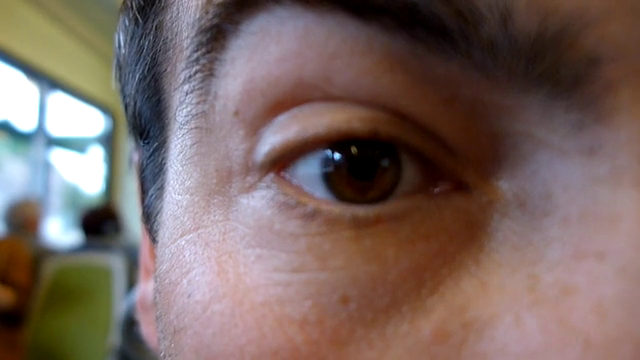
#> input picture frame 15 of 11Alistirmalar_1/eye_motion.mp4.mp4, 640 x 360 px, given in place of the camera
$ python findDistance.py   (older library calls are emulated)
#> lines starting #> are read from the running program, lines starting #| are printed output that depends on the picture
from imutils import paths
import numpy as np
import argparse
import imutils
import cv2

#Söz yapıcam.
def looping_image(video):
#> called with video = 0
    cap= cv2.VideoCapture(video)
    fileName= "C:/Users/yusuf/Desktop/YAZEM/YAZEM_goruntuIsleme_/OPENCV_SITE/Detection/image"

    while True:
        ret,frame=cap.read()
#> frame is the input picture: shape (360, 640, 3); mean B, G, R 97.9, 102.8, 121.2
        frame=cv2.resize(frame,(640,480))
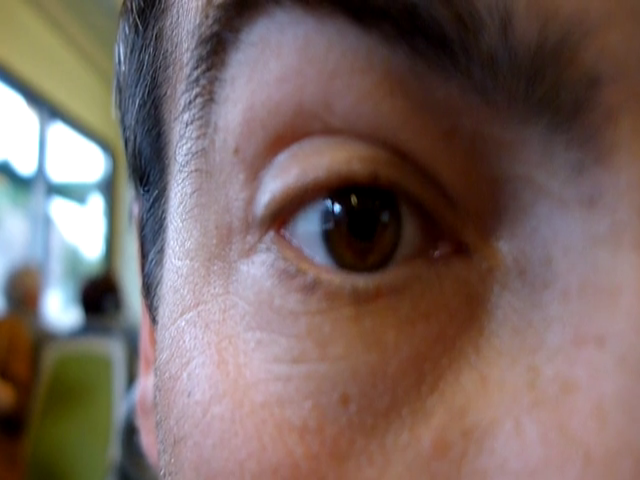
#> frame: shape (480, 640, 3); mean B, G, R 97.9, 102.8, 121.2
        frame=cv2.flip(frame,1)
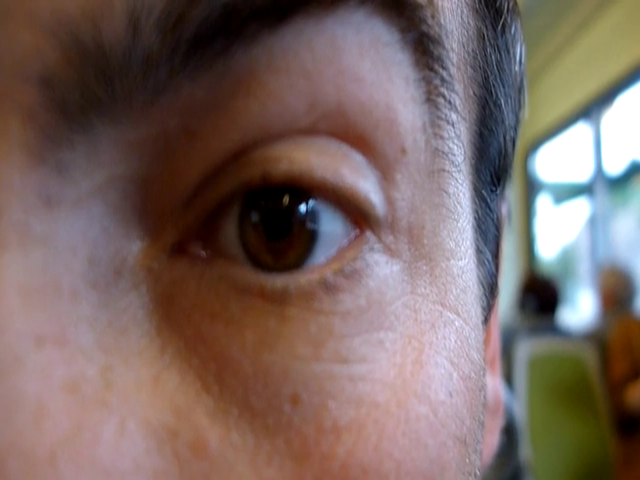
#> frame: shape (480, 640, 3); mean B, G, R 97.9, 102.8, 121.2

        if cv2.waitKey(27) & 0xFF == ord('q'):
#> (key q is pressed here)
            break

        if cv2.waitKey(27) & 0xFF == ord('s'):
            cv2.imwrite(fileName+str(i)+".jpg",frame)
            i+=1

    return frame


def find_marker(image):
    #şuan bu fonksiyonu gri ekrana ve kenarlarını bulmak için yazdım.
    gray= cv2.cvtColor(image,cv2.COLOR_BGR2GRAY) #griye çevirdim.
    gray=cv2.GaussianBlur(gray,(5,5),0) #blur'u yaptım.
    edged=cv2.Canny(gray,35,125) #kenarları bulmak için canny'ı yaptım.

    #şimde de contour'ları bulalım..
    cnts=cv2.findContours(edged.copy(),cv2.RETR_LIST,cv2.CHAIN_APPROX_SIMPLE) #contour'ları bulmak için contour'larının yerini belirttim.
    cnts=imutils.grab_contours(cnts) #contour'larının yerini belirttim.
    c=max(cnts,key=cv2.contourArea) #contour'larının en büyük alanını bulmak için max fonksiyonu kullandım.

    return cv2.minAreaRect(c) #en büyük alanının döndürdüğü değeri döndürüyorum.

def distance_to_camera(knownWidth, focalLength, perWidth):
    # kameraya ekrana yazdırılacak olan genişliği bulma
    return (knownWidth * focalLength) / perWidth

KNOWN_DISTANCE = 24.0

KNOWN_WIDTH = 11.0

#kameranızdan 2 fit uzakta olduğu bilinen bir nesneyi içeren ilk görüntüyü yükleyin, ardından görüntüdeki kağıt işaretçisini bulun ve odak uzunluğunu başlatı
image= looping_image(0)
cv2.imshow("s",image)
cv2.waitKey(0)

for imagePath in sorted(paths.list_images("image")):#sorted fonksiyonu ile images klasöründeki resimleri sıraladım.
    marker = find_marker(image) #find_marker fonksiyonunu çağırdım.
    #marker= np.int32(marker) # int32'e çevirdim dataype'ını değiştirdim.
    focalLength = (marker[1][0] * KNOWN_DISTANCE) / KNOWN_WIDTH #focalLength'ı bulma
    image = cv2.imread(imagePath) #imagePath'i okuyup image'e atadım.
    marker = find_marker(image)
    inches = distance_to_camera(KNOWN_WIDTH,focalLength,marker[1][0]) #inches'ı bulma

    box=cv2.boxPoints(marker) if imutils.is_cv2() else cv2.boxPoints(marker) #box'ı bulma

    box=np.int0(box) #int0'e çevirdim dataype'ını değiştirdim.

    cv2.drawContours(image, [marker], -1, (0, 255, 0), 2)
    cv2.putText(image, "%.2fft" % (inches / 12),
        (image.shape[1] - 200, image.shape[0] - 20), cv2.FONT_HERSHEY_SIMPLEX,2.0, (0, 255, 0), 3)
    cv2.imshow("image", image)
    cv2.waitKey(0)

$ run again, starting later in the video
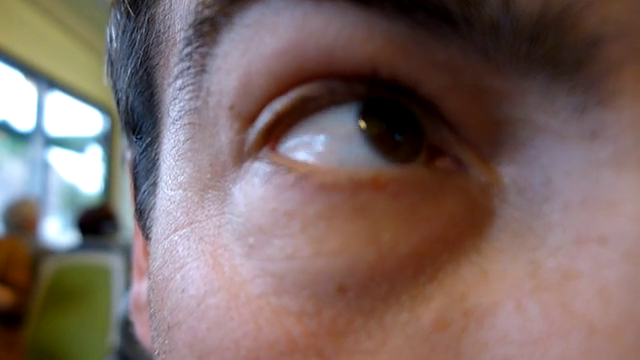
#> input picture frame 70 of 11Alistirmalar_1/eye_motion.mp4.mp4, 640 x 360 px, given in place of the camera
#> in looping_image, frame is the input picture: shape (360, 640, 3); mean B, G, R 100.5, 104.8, 123.9
#> in looping_image, `frame=cv2.resize(frame,(640,480))`:
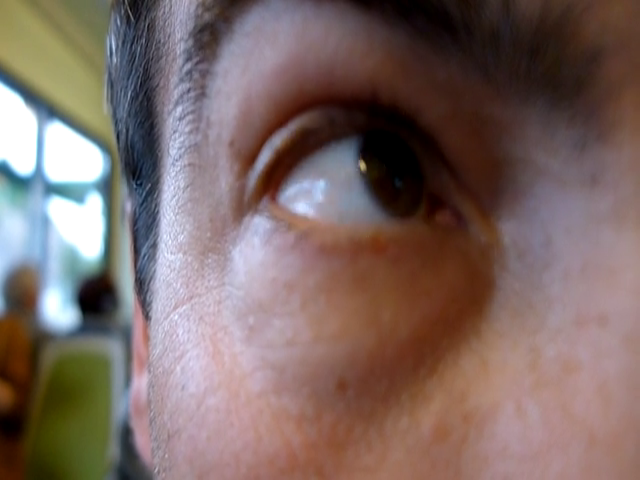
#> frame: shape (480, 640, 3); mean B, G, R 100.5, 104.8, 123.9
#> in looping_image, `frame=cv2.flip(frame,1)`:
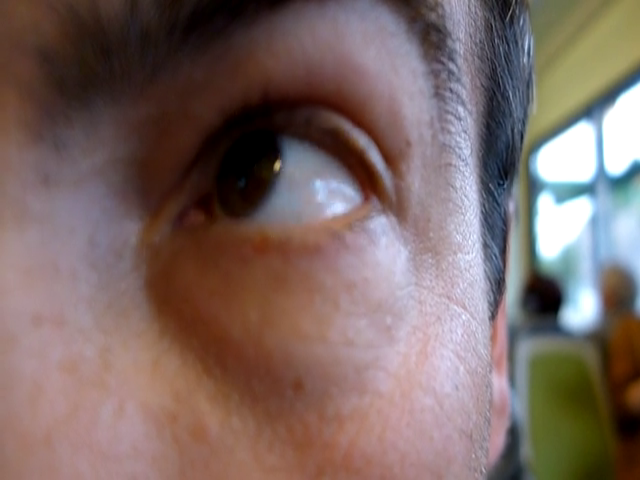
#> frame: shape (480, 640, 3); mean B, G, R 100.5, 104.8, 123.9

$ run again, starting later in the video
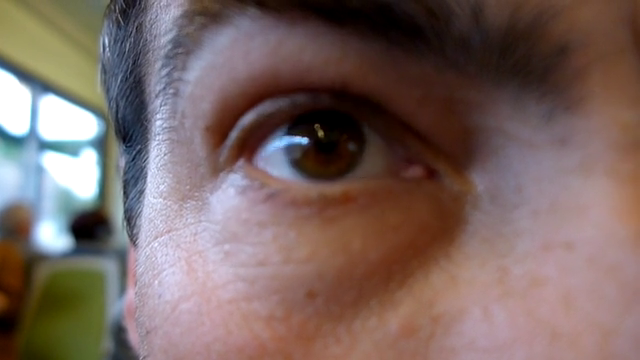
#> input picture frame 124 of 11Alistirmalar_1/eye_motion.mp4.mp4, 640 x 360 px, given in place of the camera
#> in looping_image, frame is the input picture: shape (360, 640, 3); mean B, G, R 97.7, 102, 121.5
#> in looping_image, `frame=cv2.resize(frame,(640,480))`:
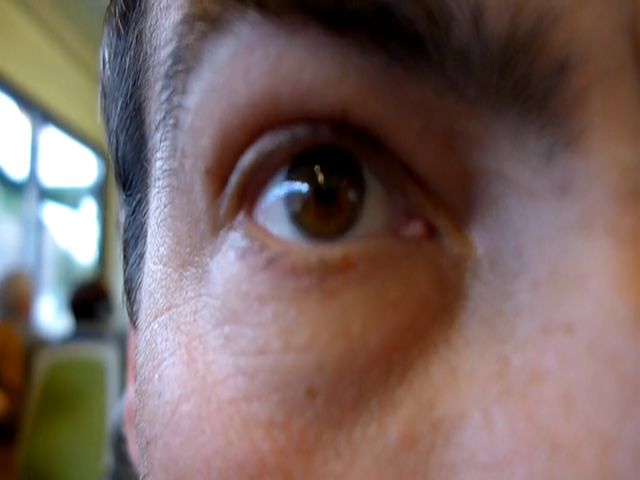
#> frame: shape (480, 640, 3); mean B, G, R 97.7, 102, 121.5
#> in looping_image, `frame=cv2.flip(frame,1)`:
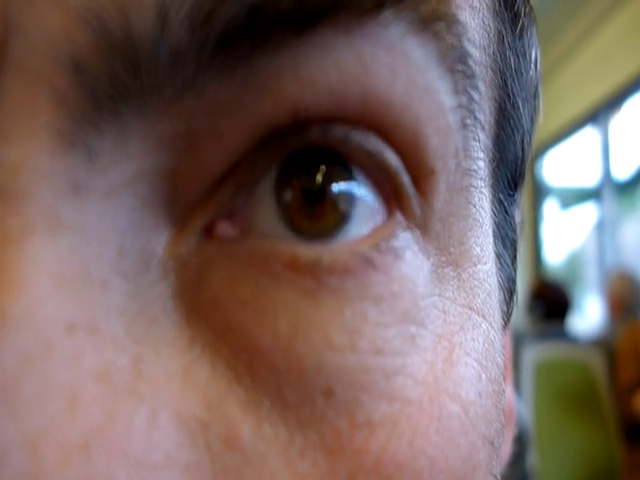
#> frame: shape (480, 640, 3); mean B, G, R 97.7, 102, 121.5
